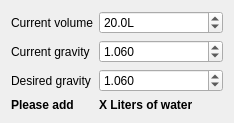
<?xml version="1.0" encoding="UTF-8"?>
<ui version="4.0">
 <class>DilutionCalcDialog</class>
 <widget class="QDialog" name="DilutionCalcDialog">
  <property name="windowModality">
   <enum>Qt::ApplicationModal</enum>
  </property>
  <property name="geometry">
   <rect>
    <x>0</x>
    <y>0</y>
    <width>234</width>
    <height>116</height>
   </rect>
  </property>
  <property name="windowTitle">
   <string>Dialog</string>
  </property>
  <property name="modal">
   <bool>true</bool>
  </property>
  <layout class="QFormLayout" name="formLayout">
   <item row="0" column="0">
    <widget class="QLabel" name="label">
     <property name="text">
      <string>Current volume</string>
     </property>
    </widget>
   </item>
   <item row="1" column="1">
    <widget class="QDoubleSpinBox" name="dspnCurrGravity">
     <property name="decimals">
      <number>3</number>
     </property>
     <property name="minimum">
      <double>1.000000000000000</double>
     </property>
     <property name="maximum">
      <double>2.000000000000000</double>
     </property>
     <property name="singleStep">
      <double>0.010000000000000</double>
     </property>
     <property name="value">
      <double>1.060000000000000</double>
     </property>
    </widget>
   </item>
   <item row="0" column="1">
    <widget class="QDoubleSpinBox" name="dspnCurrVolume">
     <property name="suffix">
      <string>L</string>
     </property>
     <property name="decimals">
      <number>1</number>
     </property>
     <property name="minimum">
      <double>1.000000000000000</double>
     </property>
     <property name="maximum">
      <double>999.000000000000000</double>
     </property>
     <property name="value">
      <double>20.000000000000000</double>
     </property>
    </widget>
   </item>
   <item row="2" column="0">
    <widget class="QLabel" name="label_3">
     <property name="text">
      <string>Desired gravity</string>
     </property>
    </widget>
   </item>
   <item row="3" column="0">
    <widget class="QLabel" name="label_4">
     <property name="font">
      <font>
       <weight>75</weight>
       <bold>true</bold>
      </font>
     </property>
     <property name="text">
      <string>Please add</string>
     </property>
    </widget>
   </item>
   <item row="3" column="1">
    <widget class="QLabel" name="lblResult">
     <property name="font">
      <font>
       <weight>75</weight>
       <bold>true</bold>
      </font>
     </property>
     <property name="text">
      <string>X Liters of water</string>
     </property>
    </widget>
   </item>
   <item row="1" column="0">
    <widget class="QLabel" name="label_2">
     <property name="text">
      <string>Current gravity</string>
     </property>
    </widget>
   </item>
   <item row="2" column="1">
    <widget class="QDoubleSpinBox" name="dspnDesGravity">
     <property name="decimals">
      <number>3</number>
     </property>
     <property name="minimum">
      <double>1.000000000000000</double>
     </property>
     <property name="maximum">
      <double>2.000000000000000</double>
     </property>
     <property name="singleStep">
      <double>0.010000000000000</double>
     </property>
     <property name="value">
      <double>1.060000000000000</double>
     </property>
    </widget>
   </item>
  </layout>
 </widget>
 <resources/>
 <connections/>
</ui>
